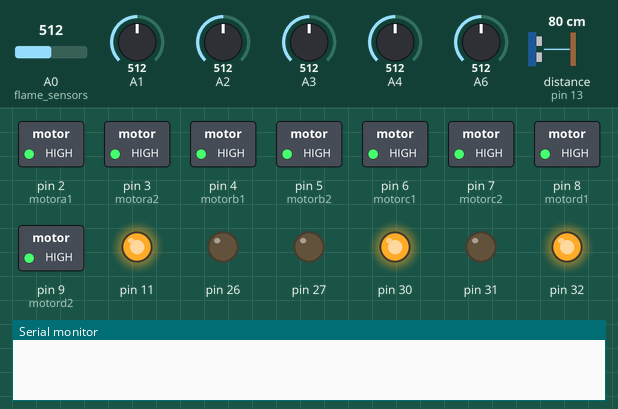
The sketch below on a simulated Arduino Mega 2560, built with avr-gcc and run on an emulated ATmega2560. Shown: switched loads named in the sketch (green lamp = pin HIGH), output pins drawn as LEDs (lit = HIGH), the last lines printed to the serial monitor. The inputs (shaded band) are chosen by the test bench; at power-on: A0 (flame_sensors) = 512, A2 = 512, A1 = 512, A3 = 512, A4 = 512, A6 = 512, distance to the obstacle (sensor on pin 13) 80 cm. The echo pulse lasts 58.3 µs per cm; pins used as bus, display or sensor lines are not drawn.

Above: at 2.8 s.
2.9 s: A0 (flame_sensors) set to 490
At 3.3 s:
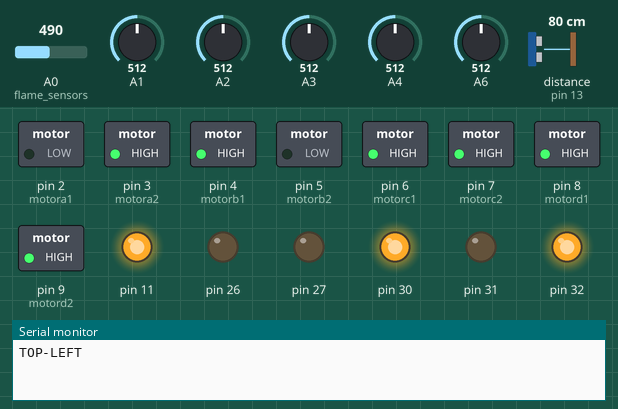
4.5 s: A2 set to 490
At 5.7 s:
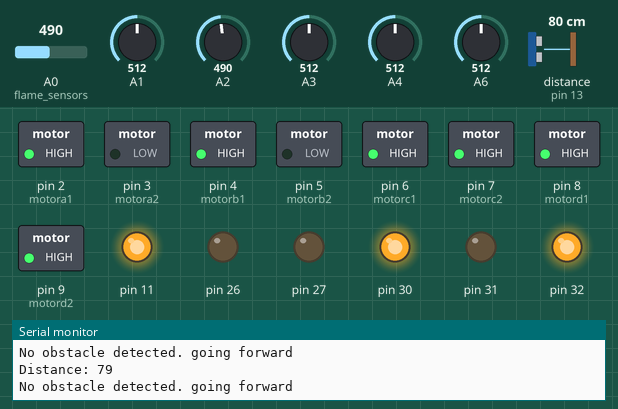
6.0 s: A2 set to 271
7.5 s: A2 set to 247
At 10.0 s:
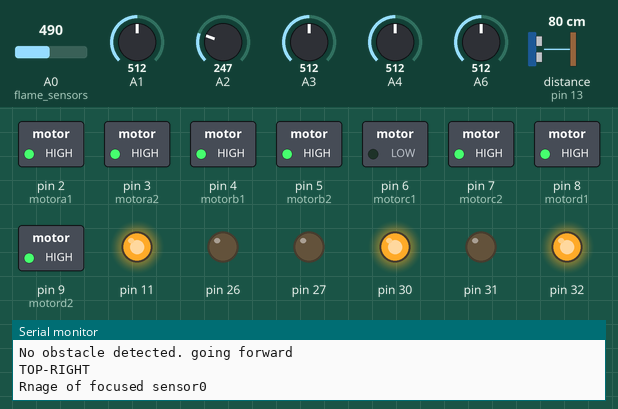
Timing chart, 0 to 11.0 s (numbered marks = the images above; inputs shaded):
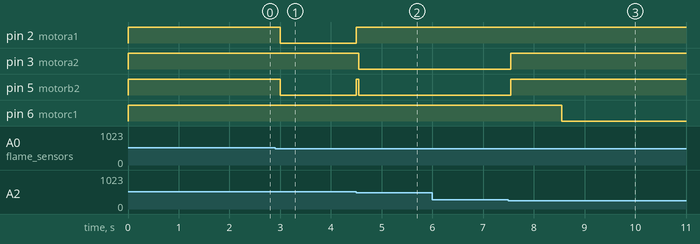

The sketch:

fire_detection__and_navigation_2560.ino
```cpp
const int   sensorMin = 0;    // sensor minimum
const int sensorMax = 1024;  // sensor maximum
const int trigPin = 12;
const int echoPin = 13;
int motora1=2;
int motora2=3;
int motorb1=4;
int motorb2=5;
int motorc1=6;
int motorc2=7;
int motord1=8;
int motord2=9;
int sortValues[5];
int flag=0;
int ir1,ir2,ir3,ir4,ir5,ir6,range,range1,distance,mnir,starttime,endtime;
long duration;

void setup() {
pinMode(A0,INPUT);//flame sensors
pinMode(A1,INPUT);
pinMode(A2,INPUT);
pinMode(A3,INPUT);
pinMode(A4,INPUT);
pinMode(A5,INPUT);
pinMode(trigPin, OUTPUT);//ultrasonic
pinMode(echoPin, INPUT);
pinMode(motora1,OUTPUT);  //wheels
pinMode(motora2,OUTPUT);
pinMode(motorb1,OUTPUT);
pinMode(motorb2,OUTPUT);
digitalWrite(motora1,HIGH);
digitalWrite(motora2,HIGH);
digitalWrite(motorb1,HIGH);
digitalWrite(motorb2,HIGH);
pinMode(motorc1,OUTPUT);  //vertical motor and solenoid valve
pinMode(motorc2,OUTPUT);
pinMode(motord1,OUTPUT);
pinMode(motord2,OUTPUT);
digitalWrite(motorc1,HIGH);
digitalWrite(motorc2,HIGH);
digitalWrite(motord1,HIGH);
digitalWrite(motord2,HIGH);

pinMode(30,OUTPUT);
pinMode(32,OUTPUT);
pinMode(34,OUTPUT);
pinMode(40,OUTPUT);
pinMode(42,OUTPUT);
pinMode(44,OUTPUT);
pinMode(31,OUTPUT);
pinMode(33,OUTPUT);
pinMode(35,OUTPUT);
pinMode(41,OUTPUT);
pinMode(43,OUTPUT);
pinMode(45,OUTPUT);
digitalWrite(30,HIGH);//IR sensors vcc
digitalWrite(32,HIGH);
digitalWrite(34,HIGH);
digitalWrite(40,HIGH);
digitalWrite(42,HIGH);
digitalWrite(44,HIGH);
digitalWrite(31,LOW); // IR sensors GND
digitalWrite(33,LOW);
digitalWrite(35,LOW);
digitalWrite(41,LOW);
digitalWrite(43,LOW);
digitalWrite(45,LOW);

pinMode(26,OUTPUT);
pinMode(27,OUTPUT);
digitalWrite(26,LOW);
digitalWrite(27,LOW);
//pinMode(52,OUTPUT);
//digitalWrite(52,HIGH);
pinMode(11,OUTPUT);
digitalWrite(11,HIGH); //ultasonic vcc
Serial.begin(9600);

}
int findRange(int ir)
  {
    range = map(ir, sensorMin, sensorMax, 0, 4);
    return range;
  }
void rotate()
{
  digitalWrite(motora1,HIGH);
  digitalWrite(motora2,LOW);
  digitalWrite(motorb1,LOW);
  digitalWrite(motorb2,HIGH);

}
void forward()
{
    digitalWrite(motora1,HIGH);
    digitalWrite(motora2,LOW);
    digitalWrite(motorb1,HIGH);
    digitalWrite(motorb2,LOW);

}
void backward()
{
    digitalWrite(motora1,LOW);
    digitalWrite(motora2,HIGH);
    digitalWrite(motorb1,LOW);
    digitalWrite(motorb2,HIGH);
}
void left()
  {
    digitalWrite(motora1,LOW);
      digitalWrite(motora2,HIGH);
      digitalWrite(motorb1,HIGH);
      digitalWrite(motorb2,LOW);
  }
void brake()
{
  digitalWrite(motora2,HIGH);
      digitalWrite(motora1,HIGH);
      digitalWrite(motorb1,HIGH);
      digitalWrite(motorb2,HIGH);
  }

void sort(int a[], int size) {
    for(int i=0; i<(size-1); i++) {
        for(int o=0; o<(size-(i+1)); o++) {
                if(a[o] > a[o+1]) {
                    int t = a[o];
                    a[o] = a[o+1];
                    a[o+1] = t;
                }
        }
    }
}

void up()
{
    Serial.print("up");
    starttime = millis();
    endtime = starttime;
    while ((endtime - starttime) <=180000) // rotates shaft for 3 mins
    {
          digitalWrite(motorc1,HIGH);
          digitalWrite(motorc2,LOW);
          endtime = millis();
    }
 }
 int readval()
{
    while ((endtime - starttime) <=12) // continuous check for upper sensor
      {     ir6=analogRead(A6);
            endtime = millis();
      }
    return ir6;
 }
void down()
{
    flag=1;
    starttime = millis();
    endtime = starttime;
    while ((endtime - starttime) <=160000) // rotates shaft for 2 mins
    {
          digitalWrite(motorc1,LOW);
          digitalWrite(motorc2,HIGH);
          endtime = millis();
          ir6=readval();
          //Serial.print(ir6);
          if(ir6<500)
          {
            spray();
            //Serial.print(ir6);
            Serial.print("Spray");
            break;
          }
    }
}
void spray()
{
  while ((endtime - starttime) <=1000) // spray for 1 sec
    {
          digitalWrite(motord1,HIGH);
          digitalWrite(motord2,LOW);
          endtime = millis();

    }
    digitalWrite(motord1,HIGH);
          digitalWrite(motord2,HIGH);
}
void loop()
{
  delay(1000);
  ir1=analogRead(A0);
  ir2=analogRead(A1);
  ir3=analogRead(A2);
  ir4=analogRead(A3);
  ir5=analogRead(A4);
  sortValues[0]=ir1;
  sortValues[1]=ir2;
  sortValues[2]=ir3;
  sortValues[3]=ir4;
  sortValues[4]=ir5;

if((ir1<500)||(ir2<500)||(ir3<500)||(ir4<500)||(ir5<500))
{

  sort(sortValues,5);
  mnir=sortValues[0];
     if(ir1==mnir)
        {
          Serial.println("TOP-LEFT");
          //range1=findRange(ir1);
          do{

            left();
             ir2=analogRead(A2);
            }while(ir2>500);
            brake();
        }
     else if(ir2==mnir)
        {
          Serial.println("MIDDLE");
          //range1=findRange(ir2);
 //         forward();
          Serial.println(range1);
        }
     else if(ir3==mnir)
        {
          Serial.println("TOP-RIGHT");
          //range1=findRange(ir3);
          do{
            rotate();
            ir2=analogRead(A2);
            }while(ir2>500);
          brake();
        }

      else if(ir4==mnir)
        {
          Serial.println("BOTTOM-RIGHT");
          //range1=findRange(ir4);
          do{
            rotate();
            ir2=analogRead(A2);
            }while(ir2>500);
          brake();
        }

     else if(ir5==mnir)
        {
          Serial.println("BOTTOM-LEFT");
          //range1=findRange(ir5);
          do{
            left();
            ir2=analogRead(A2);
            }while(ir2>500);
          brake();
        }

range1=findRange(ir2);
Serial.print("Rnage of focused sensor");
Serial.println(range1);

    switch (range1)
      {
        case 0:    //
           {
             if(flag==0)
               {down();}
                delay(5000);
                ir5=analogRead(A5);
                if(ir5>500)
                 up();
                Serial.println("** Spray **");

           }
           break;
        case 1:    //
          {
            Serial.println("** Close Fire **");
            do
            {
              digitalWrite(trigPin, LOW);
              delayMicroseconds(2);
              digitalWrite(trigPin, HIGH);
              delayMicroseconds(10);
              digitalWrite(trigPin, LOW);

              duration = pulseIn(echoPin, HIGH);
              distance= duration*0.034/2;
              Serial.print("Distance: ");
              Serial.println(distance);

              if (distance < 15)/*if there's an obstacle 25 centimers, ahead, do the following: */
                {
                  Serial.println ("Close Obstacle detected!" );
                  Serial.print ("Distance From Robot is " );
                  Serial.print ( distance);
                  Serial.print ( " CM!");
                  Serial.println (" Turning !");
                  backward();
                  rotate();
                  delay(15);
                }
              else
                {
                  Serial.println ("No obstacle detected. going forward");
                  delay (15);
                  forward();
                }
                delay(100);
              ir2=analogRead(A2);
              range1=findRange(ir2);
              }while(range1!=0);
              brake();
          }
          break;
        case 2:
              {
                Serial.println("** Distant Fire **");

                do
                  {
                    digitalWrite(trigPin, LOW);
                    delayMicroseconds(2);
                    digitalWrite(trigPin, HIGH);
                    delayMicroseconds(10);
                    digitalWrite(trigPin, LOW);

                    duration = pulseIn(echoPin, HIGH);
                    distance= duration*0.034/2;
                    Serial.print("Distance: ");
                    Serial.println(distance);

                    if (distance <15)/*if there's an obstacle 25 centimers, ahead, do the following: */
                      {
                        Serial.println ("Close Obstacle detected!" );
                        Serial.print ("Distance From Robot is " );
                        Serial.print ( distance);
                        Serial.print ( " CM!");
                        Serial.println (" Turning !");
                        backward();
                        rotate();
                        delay(15);
                      }
                    else
                      {
                       Serial.println ("No obstacle detected. going forward");
                       forward();
                       delay(15);
                      }
                      delay(100);
                      ir2=analogRead(A2);
                      range1=findRange(ir2);
                    }while(range1!=0);
                  brake();

               }
               break;
        case 3:
               Serial.println("** No Fire **");
               break;
         }
  }//eo if
}
```

Measured:
- the behaviour switches between 500 and 499 on A0 (flame_sensors) (found by bisection; images 0 and 1)
- the behaviour switches between 501 and 500 on A2 (found by bisection; images 1 and 2)
- the behaviour switches between 256 and 255 on A2 (found by bisection; images 2 and 3)
- after the input at 2.9 s, pin 2 (motora1), pin 5 (motorb2): HIGH → LOW after 0.10 s
- after the input at 4.5 s, pin 2 (motora1): LOW → HIGH at once; pin 3 (motora2): HIGH → LOW after 0.05 s; pin 5 (motorb2): LOW → HIGH at once, → LOW 0.05 s later
- after the input at 7.5 s, pin 3 (motora2), pin 5 (motorb2): LOW → HIGH after 0.05 s; pin 6 (motorc1): HIGH → LOW after 1.0 s
